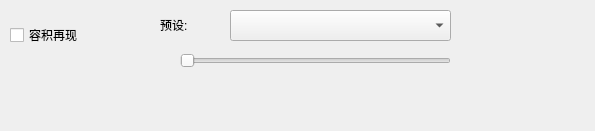
<?xml version="1.0" encoding="UTF-8"?>
<ui version="4.0">
 <class>ModelAdjustView</class>
 <widget class="QWidget" name="ModelAdjustView">
  <property name="geometry">
   <rect>
    <x>0</x>
    <y>0</y>
    <width>595</width>
    <height>131</height>
   </rect>
  </property>
  <property name="windowTitle">
   <string>ModelAdjustView</string>
  </property>
  <widget class="QLabel" name="label">
   <property name="geometry">
    <rect>
     <x>160</x>
     <y>10</y>
     <width>71</width>
     <height>30</height>
    </rect>
   </property>
   <property name="text">
    <string>预设:</string>
   </property>
  </widget>
  <widget class="QComboBox" name="cmbPreset">
   <property name="geometry">
    <rect>
     <x>230</x>
     <y>10</y>
     <width>221</width>
     <height>31</height>
    </rect>
   </property>
  </widget>
  <widget class="QSlider" name="sliderPos">
   <property name="geometry">
    <rect>
     <x>180</x>
     <y>50</y>
     <width>271</width>
     <height>22</height>
    </rect>
   </property>
   <property name="orientation">
    <enum>Qt::Horizontal</enum>
   </property>
  </widget>
  <widget class="QCheckBox" name="chkVolume">
   <property name="geometry">
    <rect>
     <x>10</x>
     <y>20</y>
     <width>151</width>
     <height>30</height>
    </rect>
   </property>
   <property name="text">
    <string>容积再现</string>
   </property>
  </widget>
 </widget>
 <resources/>
 <connections/>
</ui>
